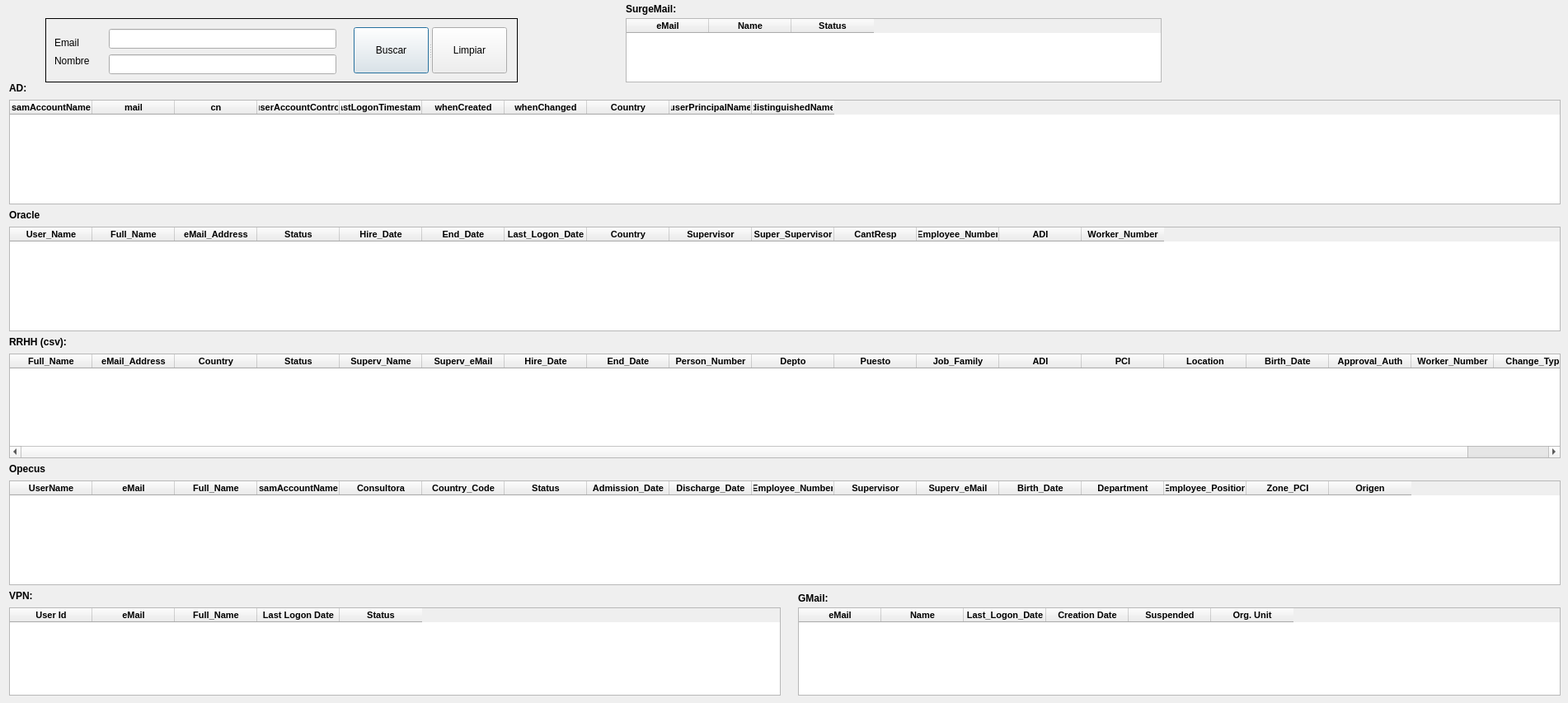
    <widget class="QWidget" name="tab1">
     <attribute name="title">
      <string>Users</string>
     </attribute>
     <widget class="QLabel" name="label_4">
      <property name="geometry">
       <rect>
        <x>11</x>
        <y>99</y>
        <width>55</width>
        <height>16</height>
       </rect>
      </property>
      <property name="font">
       <font>
        <pointsize>9</pointsize>
        <weight>75</weight>
        <bold>true</bold>
       </font>
      </property>
      <property name="text">
       <string>AD:</string>
      </property>
     </widget>
     <widget class="QTableWidget" name="tblAD">
      <property name="geometry">
       <rect>
        <x>11</x>
        <y>121</y>
        <width>1882</width>
        <height>127</height>
       </rect>
      </property>
      <property name="font">
       <font>
        <family>Yu Gothic UI Semibold</family>
        <pointsize>8</pointsize>
        <weight>75</weight>
        <bold>true</bold>
       </font>
      </property>
      <property name="lineWidth">
       <number>1</number>
      </property>
      <property name="sizeAdjustPolicy">
       <enum>QAbstractScrollArea::AdjustToContents</enum>
      </property>
      <property name="sortingEnabled">
       <bool>true</bool>
      </property>
      <property name="rowCount">
       <number>0</number>
      </property>
      <property name="columnCount">
       <number>10</number>
      </property>
      <attribute name="horizontalHeaderCascadingSectionResizes">
       <bool>false</bool>
      </attribute>
      <column>
       <property name="text">
        <string>samAccountName</string>
       </property>
       <property name="font">
        <font>
         <family>Segoe UI</family>
         <pointsize>8</pointsize>
         <weight>75</weight>
         <bold>true</bold>
        </font>
       </property>
      </column>
      <column>
       <property name="text">
        <string>mail</string>
       </property>
       <property name="font">
        <font>
         <family>Segoe UI</family>
         <pointsize>8</pointsize>
         <weight>75</weight>
         <bold>true</bold>
        </font>
       </property>
      </column>
      <column>
       <property name="text">
        <string>cn</string>
       </property>
       <property name="font">
        <font>
         <family>Segoe UI</family>
         <pointsize>8</pointsize>
         <weight>75</weight>
         <bold>true</bold>
        </font>
       </property>
      </column>
      <column>
       <property name="text">
        <string>userAccountControl</string>
       </property>
       <property name="font">
        <font>
         <family>Segoe UI</family>
         <pointsize>8</pointsize>
         <weight>75</weight>
         <bold>true</bold>
        </font>
       </property>
      </column>
      <column>
       <property name="text">
        <string>lastLogonTimestamp</string>
       </property>
       <property name="font">
        <font>
         <family>Segoe UI</family>
         <pointsize>8</pointsize>
         <weight>75</weight>
         <bold>true</bold>
        </font>
       </property>
      </column>
      <column>
       <property name="text">
        <string>whenCreated</string>
       </property>
       <property name="font">
        <font>
         <family>Segoe UI</family>
         <pointsize>8</pointsize>
         <weight>75</weight>
         <bold>true</bold>
        </font>
       </property>
      </column>
      <column>
       <property name="text">
        <string>whenChanged</string>
       </property>
       <property name="font">
        <font>
         <family>Segoe UI</family>
         <pointsize>8</pointsize>
         <weight>75</weight>
         <bold>true</bold>
        </font>
       </property>
      </column>
      <column>
       <property name="text">
        <string>Country</string>
       </property>
       <property name="font">
        <font>
         <family>Segoe UI</family>
         <pointsize>8</pointsize>
         <weight>75</weight>
         <bold>true</bold>
        </font>
       </property>
      </column>
      <column>
       <property name="text">
        <string>userPrincipalName</string>
       </property>
       <property name="font">
        <font>
         <family>Segoe UI</family>
         <pointsize>8</pointsize>
         <weight>75</weight>
         <bold>true</bold>
        </font>
       </property>
      </column>
      <column>
       <property name="text">
        <string>distinguishedName</string>
       </property>
       <property name="font">
        <font>
         <family>Segoe UI</family>
         <pointsize>8</pointsize>
         <weight>75</weight>
         <bold>true</bold>
        </font>
       </property>
      </column>
     </widget>
     <widget class="QTableWidget" name="tblOracle">
      <property name="geometry">
       <rect>
        <x>11</x>
        <y>275</y>
        <width>1882</width>
        <height>127</height>
       </rect>
      </property>
      <property name="font">
       <font>
        <family>Yu Gothic UI Semibold</family>
        <pointsize>8</pointsize>
        <weight>75</weight>
        <bold>true</bold>
       </font>
      </property>
      <property name="sizeAdjustPolicy">
       <enum>QAbstractScrollArea::AdjustToContents</enum>
      </property>
      <property name="sortingEnabled">
       <bool>true</bool>
      </property>
      <attribute name="horizontalHeaderCascadingSectionResizes">
       <bool>false</bool>
      </attribute>
      <attribute name="verticalHeaderCascadingSectionResizes">
       <bool>false</bool>
      </attribute>
      <attribute name="verticalHeaderShowSortIndicator" stdset="0">
       <bool>false</bool>
      </attribute>
      <attribute name="verticalHeaderStretchLastSection">
       <bool>false</bool>
      </attribute>
      <column>
       <property name="text">
        <string>User_Name</string>
       </property>
       <property name="font">
        <font>
         <family>Segoe UI</family>
         <pointsize>8</pointsize>
         <weight>75</weight>
         <bold>true</bold>
        </font>
       </property>
      </column>
      <column>
       <property name="text">
        <string>Full_Name</string>
       </property>
       <property name="font">
        <font>
         <family>Segoe UI</family>
         <pointsize>8</pointsize>
         <weight>75</weight>
         <bold>true</bold>
        </font>
       </property>
      </column>
      <column>
       <property name="text">
        <string>eMail_Address</string>
       </property>
       <property name="font">
        <font>
         <family>Segoe UI</family>
         <pointsize>8</pointsize>
         <weight>75</weight>
         <bold>true</bold>
        </font>
       </property>
      </column>
      <column>
       <property name="text">
        <string>Status</string>
       </property>
       <property name="font">
        <font>
         <family>Segoe UI</family>
         <pointsize>8</pointsize>
         <weight>75</weight>
         <bold>true</bold>
        </font>
       </property>
      </column>
      <column>
       <property name="text">
        <string>Hire_Date</string>
       </property>
       <property name="font">
        <font>
         <family>Segoe UI</family>
         <pointsize>8</pointsize>
         <weight>75</weight>
         <bold>true</bold>
        </font>
       </property>
      </column>
      <column>
       <property name="text">
        <string>End_Date</string>
       </property>
       <property name="font">
        <font>
         <family>Segoe UI</family>
         <pointsize>8</pointsize>
         <weight>75</weight>
         <bold>true</bold>
        </font>
       </property>
      </column>
      <column>
       <property name="text">
        <string>Last_Logon_Date</string>
       </property>
       <property name="font">
        <font>
         <family>Segoe UI</family>
         <pointsize>8</pointsize>
         <weight>75</weight>
         <bold>true</bold>
        </font>
       </property>
      </column>
      <column>
       <property name="text">
        <string>Country</string>
       </property>
       <property name="font">
        <font>
         <family>Segoe UI</family>
         <pointsize>8</pointsize>
         <weight>75</weight>
         <bold>true</bold>
        </font>
       </property>
      </column>
      <column>
       <property name="text">
        <string>Supervisor</string>
       </property>
       <property name="font">
        <font>
         <family>Segoe UI</family>
         <pointsize>8</pointsize>
         <weight>75</weight>
         <bold>true</bold>
        </font>
       </property>
      </column>
      <column>
       <property name="text">
        <string>Super_Supervisor</string>
       </property>
       <property name="font">
        <font>
         <family>Segoe UI</family>
         <pointsize>8</pointsize>
         <weight>75</weight>
         <bold>true</bold>
        </font>
       </property>
      </column>
      <column>
       <property name="text">
        <string>CantResp</string>
       </property>
       <property name="font">
        <font>
         <family>Segoe UI</family>
         <pointsize>8</pointsize>
         <weight>75</weight>
         <bold>true</bold>
        </font>
       </property>
      </column>
      <column>
       <property name="text">
        <string>Employee_Number</string>
       </property>
       <property name="font">
        <font>
         <family>Segoe UI</family>
         <pointsize>8</pointsize>
         <weight>75</weight>
         <bold>true</bold>
        </font>
       </property>
      </column>
      <column>
       <property name="text">
        <string>ADI</string>
       </property>
       <property name="font">
        <font>
         <family>Segoe UI</family>
         <pointsize>8</pointsize>
         <weight>75</weight>
         <bold>true</bold>
        </font>
       </property>
      </column>
      <column>
       <property name="text">
        <string>Worker_Number</string>
       </property>
       <property name="font">
        <font>
         <family>Segoe UI</family>
         <pointsize>8</pointsize>
         <weight>75</weight>
         <bold>true</bold>
        </font>
       </property>
      </column>
     </widget>
     <widget class="QLabel" name="label_5">
      <property name="geometry">
       <rect>
        <x>11</x>
        <y>253</y>
        <width>55</width>
        <height>16</height>
       </rect>
      </property>
      <property name="font">
       <font>
        <pointsize>9</pointsize>
        <weight>75</weight>
        <bold>true</bold>
       </font>
      </property>
      <property name="text">
       <string>Oracle</string>
      </property>
     </widget>
     <widget class="QLabel" name="label_6">
      <property name="geometry">
       <rect>
        <x>11</x>
        <y>561</y>
        <width>55</width>
        <height>16</height>
       </rect>
      </property>
      <property name="font">
       <font>
        <pointsize>9</pointsize>
        <weight>75</weight>
        <bold>true</bold>
       </font>
      </property>
      <property name="text">
       <string>Opecus</string>
      </property>
     </widget>
     <widget class="QTableWidget" name="tblOpecus">
      <property name="geometry">
       <rect>
        <x>11</x>
        <y>583</y>
        <width>1882</width>
        <height>127</height>
       </rect>
      </property>
      <property name="font">
       <font>
        <family>Yu Gothic UI Semibold</family>
        <pointsize>8</pointsize>
        <weight>75</weight>
        <bold>true</bold>
       </font>
      </property>
      <property name="sizeAdjustPolicy">
       <enum>QAbstractScrollArea::AdjustToContents</enum>
      </property>
      <property name="sortingEnabled">
       <bool>true</bool>
      </property>
      <column>
       <property name="text">
        <string>UserName</string>
       </property>
       <property name="font">
        <font>
         <family>Segoe UI</family>
         <pointsize>8</pointsize>
         <weight>75</weight>
         <bold>true</bold>
        </font>
       </property>
      </column>
      <column>
       <property name="text">
        <string>eMail</string>
       </property>
       <property name="font">
        <font>
         <family>Segoe UI</family>
         <pointsize>8</pointsize>
         <weight>75</weight>
         <bold>true</bold>
        </font>
       </property>
      </column>
      <column>
       <property name="text">
        <string>Full_Name</string>
       </property>
       <property name="font">
        <font>
         <family>Segoe UI</family>
         <pointsize>8</pointsize>
         <weight>75</weight>
         <bold>true</bold>
        </font>
       </property>
      </column>
      <column>
       <property name="text">
        <string>samAccountName</string>
       </property>
       <property name="font">
        <font>
         <family>Segoe UI</family>
         <pointsize>8</pointsize>
         <weight>75</weight>
         <bold>true</bold>
        </font>
       </property>
      </column>
      <column>
       <property name="text">
        <string>Consultora</string>
       </property>
       <property name="font">
        <font>
         <family>Segoe UI</family>
         <pointsize>8</pointsize>
         <weight>75</weight>
         <bold>true</bold>
        </font>
       </property>
      </column>
      <column>
       <property name="text">
        <string>Country_Code</string>
       </property>
       <property name="font">
        <font>
         <family>Segoe UI</family>
         <pointsize>8</pointsize>
         <weight>75</weight>
         <bold>true</bold>
        </font>
       </property>
      </column>
      <column>
       <property name="text">
        <string>Status</string>
       </property>
       <property name="font">
        <font>
         <family>Segoe UI</family>
         <pointsize>8</pointsize>
         <weight>75</weight>
         <bold>true</bold>
        </font>
       </property>
      </column>
      <column>
       <property name="text">
        <string>Admission_Date</string>
       </property>
       <property name="font">
        <font>
         <family>Segoe UI</family>
         <pointsize>8</pointsize>
         <weight>75</weight>
         <bold>true</bold>
        </font>
       </property>
      </column>
      <column>
       <property name="text">
        <string>Discharge_Date</string>
       </property>
       <property name="font">
        <font>
         <family>Segoe UI</family>
         <pointsize>8</pointsize>
         <weight>75</weight>
         <bold>true</bold>
        </font>
       </property>
      </column>
      <column>
       <property name="text">
        <string>Employee_Number</string>
       </property>
       <property name="font">
        <font>
         <family>Segoe UI</family>
         <pointsize>8</pointsize>
         <weight>75</weight>
         <bold>true</bold>
        </font>
       </property>
      </column>
      <column>
       <property name="text">
        <string>Supervisor</string>
       </property>
       <property name="font">
        <font>
         <family>Segoe UI</family>
         <pointsize>8</pointsize>
         <weight>75</weight>
         <bold>true</bold>
        </font>
       </property>
      </column>
      <column>
       <property name="text">
        <string>Superv_eMail</string>
       </property>
       <property name="font">
        <font>
         <family>Segoe UI</family>
         <pointsize>8</pointsize>
         <weight>75</weight>
         <bold>true</bold>
        </font>
       </property>
      </column>
      <column>
       <property name="text">
        <string>Birth_Date</string>
       </property>
       <property name="font">
        <font>
         <family>Segoe UI</family>
         <pointsize>8</pointsize>
         <weight>75</weight>
         <bold>true</bold>
        </font>
       </property>
      </column>
      <column>
       <property name="text">
        <string>Department</string>
       </property>
       <property name="font">
        <font>
         <family>Segoe UI</family>
         <pointsize>8</pointsize>
         <weight>75</weight>
         <bold>true</bold>
        </font>
       </property>
      </column>
      <column>
       <property name="text">
        <string>Employee_Position</string>
       </property>
       <property name="font">
        <font>
         <family>Segoe UI</family>
         <pointsize>8</pointsize>
         <weight>75</weight>
         <bold>true</bold>
        </font>
       </property>
      </column>
      <column>
       <property name="text">
        <string>Zone_PCI</string>
       </property>
       <property name="font">
        <font>
         <family>Segoe UI</family>
         <pointsize>8</pointsize>
         <weight>75</weight>
         <bold>true</bold>
        </font>
       </property>
      </column>
      <column>
       <property name="text">
        <string>Origen</string>
       </property>
       <property name="font">
        <font>
         <family>Segoe UI</family>
         <pointsize>8</pointsize>
         <weight>75</weight>
         <bold>true</bold>
        </font>
       </property>
      </column>
     </widget>
     <widget class="QLabel" name="label_7">
      <property name="geometry">
       <rect>
        <x>11</x>
        <y>407</y>
        <width>89</width>
        <height>16</height>
       </rect>
      </property>
      <property name="font">
       <font>
        <pointsize>9</pointsize>
        <weight>75</weight>
        <bold>true</bold>
       </font>
      </property>
      <property name="text">
       <string>RRHH (csv):</string>
      </property>
     </widget>
     <widget class="QTableWidget" name="tblCSV">
      <property name="geometry">
       <rect>
        <x>11</x>
        <y>429</y>
        <width>1882</width>
        <height>127</height>
       </rect>
      </property>
      <property name="font">
       <font>
        <family>Yu Gothic UI Semibold</family>
        <pointsize>8</pointsize>
        <weight>75</weight>
        <bold>true</bold>
       </font>
      </property>
      <property name="sizeAdjustPolicy">
       <enum>QAbstractScrollArea::AdjustToContents</enum>
      </property>
      <property name="sortingEnabled">
       <bool>true</bool>
      </property>
      <attribute name="horizontalHeaderShowSortIndicator" stdset="0">
       <bool>true</bool>
      </attribute>
      <column>
       <property name="text">
        <string>Full_Name</string>
       </property>
       <property name="font">
        <font>
         <family>Segoe UI</family>
         <pointsize>8</pointsize>
         <weight>75</weight>
         <bold>true</bold>
        </font>
       </property>
      </column>
      <column>
       <property name="text">
        <string>eMail_Address</string>
       </property>
       <property name="font">
        <font>
         <family>Segoe UI</family>
         <pointsize>8</pointsize>
         <weight>75</weight>
         <bold>true</bold>
        </font>
       </property>
      </column>
      <column>
       <property name="text">
        <string>Country</string>
       </property>
       <property name="font">
        <font>
         <family>Segoe UI</family>
         <pointsize>8</pointsize>
         <weight>75</weight>
         <bold>true</bold>
        </font>
       </property>
      </column>
      <column>
       <property name="text">
        <string>Status</string>
       </property>
       <property name="font">
        <font>
         <family>Segoe UI</family>
         <pointsize>8</pointsize>
         <weight>75</weight>
         <bold>true</bold>
        </font>
       </property>
      </column>
      <column>
       <property name="text">
        <string>Superv_Name</string>
       </property>
       <property name="font">
        <font>
         <family>Segoe UI</family>
         <pointsize>8</pointsize>
         <weight>75</weight>
         <bold>true</bold>
        </font>
       </property>
      </column>
      <column>
       <property name="text">
        <string>Superv_eMail</string>
       </property>
       <property name="font">
        <font>
         <family>Segoe UI</family>
         <pointsize>8</pointsize>
         <weight>75</weight>
         <bold>true</bold>
        </font>
       </property>
      </column>
      <column>
       <property name="text">
        <string>Hire_Date</string>
       </property>
       <property name="font">
        <font>
         <family>Segoe UI</family>
         <pointsize>8</pointsize>
         <weight>75</weight>
         <bold>true</bold>
        </font>
       </property>
      </column>
      <column>
       <property name="text">
        <string>End_Date</string>
       </property>
       <property name="font">
        <font>
         <family>Segoe UI</family>
         <pointsize>8</pointsize>
         <weight>75</weight>
         <bold>true</bold>
        </font>
       </property>
      </column>
      <column>
       <property name="text">
        <string>Person_Number</string>
       </property>
       <property name="font">
        <font>
         <family>Segoe UI</family>
         <pointsize>8</pointsize>
         <weight>75</weight>
         <bold>true</bold>
        </font>
       </property>
      </column>
      <column>
       <property name="text">
        <string>Depto</string>
       </property>
       <property name="font">
        <font>
         <family>Segoe UI</family>
         <pointsize>8</pointsize>
         <weight>75</weight>
         <bold>true</bold>
        </font>
       </property>
      </column>
      <column>
       <property name="text">
        <string>Puesto</string>
       </property>
       <property name="font">
        <font>
         <family>Segoe UI</family>
         <pointsize>8</pointsize>
         <weight>75</weight>
         <bold>true</bold>
        </font>
       </property>
      </column>
      <column>
       <property name="text">
        <string>Job_Family</string>
       </property>
       <property name="font">
        <font>
         <family>Segoe UI</family>
         <pointsize>8</pointsize>
         <weight>75</weight>
         <bold>true</bold>
        </font>
       </property>
      </column>
      <column>
       <property name="text">
        <string>ADI</string>
       </property>
       <property name="font">
        <font>
         <family>Segoe UI</family>
         <pointsize>8</pointsize>
         <weight>75</weight>
         <bold>true</bold>
        </font>
       </property>
      </column>
      <column>
       <property name="text">
        <string>PCI</string>
       </property>
       <property name="font">
        <font>
         <family>Segoe UI</family>
         <pointsize>8</pointsize>
         <weight>75</weight>
         <bold>true</bold>
        </font>
       </property>
      </column>
      <column>
       <property name="text">
        <string>Location</string>
       </property>
       <property name="font">
        <font>
         <family>Segoe UI</family>
         <pointsize>8</pointsize>
         <weight>75</weight>
         <bold>true</bold>
        </font>
       </property>
      </column>
      <column>
       <property name="text">
        <string>Birth_Date</string>
       </property>
       <property name="font">
        <font>
         <family>Segoe UI</family>
         <pointsize>8</pointsize>
         <weight>75</weight>
         <bold>true</bold>
        </font>
       </property>
      </column>
      <column>
       <property name="text">
        <string>Approval_Auth</string>
       </property>
       <property name="font">
        <font>
         <family>Segoe UI</family>
         <pointsize>8</pointsize>
         <weight>75</weight>
         <bold>true</bold>
        </font>
       </property>
      </column>
      <column>
       <property name="text">
        <string>Worker_Number</string>
       </property>
       <property name="font">
        <font>
         <family>Segoe UI</family>
         <pointsize>8</pointsize>
         <weight>75</weight>
         <bold>true</bold>
        </font>
       </property>
      </column>
      <column>
       <property name="text">
        <string>Change_Type</string>
       </property>
       <property name="font">
        <font>
         <family>Segoe UI</family>
         <pointsize>8</pointsize>
         <weight>75</weight>
         <bold>true</bold>
        </font>
       </property>
      </column>
     </widget>
     <widget class="QFrame" name="frame">
      <property name="geometry">
       <rect>
        <x>55</x>
        <y>22</y>
        <width>573</width>
        <height>78</height>
       </rect>
      </property>
      <property name="frameShape">
       <enum>QFrame::Panel</enum>
      </property>
      <property name="frameShadow">
       <enum>QFrame::Plain</enum>
      </property>
      <widget class="QLabel" name="label">
       <property name="geometry">
        <rect>
         <x>11</x>
         <y>22</y>
         <width>45</width>
         <height>16</height>
        </rect>
       </property>
       <property name="text">
        <string>Email</string>
       </property>
      </widget>
      <widget class="QLabel" name="label_2">
       <property name="geometry">
        <rect>
         <x>11</x>
         <y>44</y>
         <width>56</width>
         <height>16</height>
        </rect>
       </property>
       <property name="text">
        <string>Nombre</string>
       </property>
      </widget>
      <widget class="QLineEdit" name="txteMail">
       <property name="geometry">
        <rect>
         <x>77</x>
         <y>13</y>
         <width>276</width>
         <height>24</height>
        </rect>
       </property>
       <property name="maxLength">
        <number>240</number>
       </property>
      </widget>
      <widget class="QLineEdit" name="txtName">
       <property name="geometry">
        <rect>
         <x>77</x>
         <y>44</y>
         <width>276</width>
         <height>24</height>
        </rect>
       </property>
       <property name="maxLength">
        <number>240</number>
       </property>
      </widget>
      <widget class="QSplitter" name="splitter">
       <property name="geometry">
        <rect>
         <x>374</x>
         <y>11</y>
         <width>186</width>
         <height>56</height>
        </rect>
       </property>
       <property name="orientation">
        <enum>Qt::Horizontal</enum>
       </property>
       <widget class="QPushButton" name="btnBuscar">
        <property name="text">
         <string>Buscar</string>
        </property>
        <property name="autoDefault">
         <bool>true</bool>
        </property>
        <property name="default">
         <bool>true</bool>
        </property>
       </widget>
       <widget class="QPushButton" name="pushButton">
        <property name="text">
         <string>Limpiar</string>
        </property>
       </widget>
      </widget>
     </widget>
     <widget class="QLabel" name="label_12">
      <property name="geometry">
       <rect>
        <x>11</x>
        <y>715</y>
        <width>55</width>
        <height>16</height>
       </rect>
      </property>
      <property name="font">
       <font>
        <pointsize>9</pointsize>
        <weight>75</weight>
        <bold>true</bold>
       </font>
      </property>
      <property name="text">
       <string>VPN:</string>
      </property>
     </widget>
     <widget class="QTableWidget" name="tblVPN">
      <property name="geometry">
       <rect>
        <x>11</x>
        <y>737</y>
        <width>936</width>
        <height>107</height>
       </rect>
      </property>
      <property name="font">
       <font>
        <family>Yu Gothic UI Semibold</family>
        <pointsize>8</pointsize>
        <weight>75</weight>
        <bold>true</bold>
       </font>
      </property>
      <property name="sizeAdjustPolicy">
       <enum>QAbstractScrollArea::AdjustToContents</enum>
      </property>
      <property name="sortingEnabled">
       <bool>true</bool>
      </property>
      <column>
       <property name="text">
        <string>User Id</string>
       </property>
       <property name="font">
        <font>
         <family>Segoe UI</family>
         <pointsize>8</pointsize>
         <weight>75</weight>
         <bold>true</bold>
        </font>
       </property>
      </column>
      <column>
       <property name="text">
        <string>eMail</string>
       </property>
       <property name="font">
        <font>
         <family>Segoe UI</family>
         <pointsize>8</pointsize>
         <weight>75</weight>
         <bold>true</bold>
        </font>
       </property>
      </column>
      <column>
       <property name="text">
        <string>Full_Name</string>
       </property>
       <property name="font">
        <font>
         <family>Segoe UI</family>
         <pointsize>8</pointsize>
         <weight>75</weight>
         <bold>true</bold>
        </font>
       </property>
      </column>
      <column>
       <property name="text">
        <string>Last Logon Date</string>
       </property>
       <property name="font">
        <font>
         <family>Segoe UI</family>
         <pointsize>8</pointsize>
         <weight>75</weight>
         <bold>true</bold>
        </font>
       </property>
      </column>
      <column>
       <property name="text">
        <string>Status</string>
       </property>
       <property name="font">
        <font>
         <family>Segoe UI</family>
         <pointsize>8</pointsize>
         <weight>75</weight>
         <bold>true</bold>
        </font>
       </property>
      </column>
     </widget>
     <widget class="QTableWidget" name="tblSurge">
      <property name="geometry">
       <rect>
        <x>759</x>
        <y>22</y>
        <width>650</width>
        <height>78</height>
       </rect>
      </property>
      <property name="font">
       <font>
        <family>Yu Gothic UI Semibold</family>
        <pointsize>8</pointsize>
        <weight>75</weight>
        <bold>true</bold>
       </font>
      </property>
      <column>
       <property name="text">
        <string>eMail</string>
       </property>
       <property name="font">
        <font>
         <family>Segoe UI</family>
         <pointsize>8</pointsize>
         <weight>75</weight>
         <bold>true</bold>
        </font>
       </property>
      </column>
      <column>
       <property name="text">
        <string>Name</string>
       </property>
       <property name="font">
        <font>
         <family>Segoe UI</family>
         <pointsize>8</pointsize>
         <weight>75</weight>
         <bold>true</bold>
        </font>
       </property>
      </column>
      <column>
       <property name="text">
        <string>Status</string>
       </property>
       <property name="font">
        <font>
         <family>Segoe UI</family>
         <pointsize>8</pointsize>
         <weight>75</weight>
         <bold>true</bold>
        </font>
       </property>
      </column>
     </widget>
     <widget class="QLabel" name="label_14">
      <property name="geometry">
       <rect>
        <x>759</x>
        <y>0</y>
        <width>100</width>
        <height>21</height>
       </rect>
      </property>
      <property name="font">
       <font>
        <pointsize>9</pointsize>
        <weight>75</weight>
        <bold>true</bold>
       </font>
      </property>
      <property name="text">
       <string>SurgeMail:</string>
      </property>
     </widget>
     <widget class="QTableWidget" name="tblGMail">
      <property name="geometry">
       <rect>
        <x>968</x>
        <y>737</y>
        <width>925</width>
        <height>107</height>
       </rect>
      </property>
      <property name="font">
       <font>
        <family>Yu Gothic UI Semibold</family>
        <pointsize>8</pointsize>
        <weight>75</weight>
        <bold>true</bold>
       </font>
      </property>
      <column>
       <property name="text">
        <string>eMail</string>
       </property>
       <property name="font">
        <font>
         <family>Segoe UI</family>
         <pointsize>8</pointsize>
         <weight>75</weight>
         <bold>true</bold>
        </font>
       </property>
      </column>
      <column>
       <property name="text">
        <string>Name</string>
       </property>
       <property name="font">
        <font>
         <family>Segoe UI</family>
         <pointsize>8</pointsize>
         <weight>75</weight>
         <bold>true</bold>
        </font>
       </property>
      </column>
      <column>
       <property name="text">
        <string>Last_Logon_Date</string>
       </property>
       <property name="font">
        <font>
         <family>Segoe UI</family>
         <pointsize>8</pointsize>
         <weight>75</weight>
         <bold>true</bold>
        </font>
       </property>
      </column>
      <column>
       <property name="text">
        <string>Creation Date</string>
       </property>
       <property name="font">
        <font>
         <family>Segoe UI</family>
         <pointsize>8</pointsize>
         <weight>75</weight>
         <bold>true</bold>
        </font>
       </property>
      </column>
      <column>
       <property name="text">
        <string>Suspended</string>
       </property>
       <property name="font">
        <font>
         <family>Segoe UI</family>
         <pointsize>8</pointsize>
         <weight>75</weight>
         <bold>true</bold>
        </font>
       </property>
      </column>
      <column>
       <property name="text">
        <string>Org. Unit</string>
       </property>
       <property name="font">
        <font>
         <family>Segoe UI</family>
         <pointsize>8</pointsize>
         <weight>75</weight>
         <bold>true</bold>
        </font>
       </property>
      </column>
     </widget>
     <widget class="QLabel" name="label_15">
      <property name="geometry">
       <rect>
        <x>968</x>
        <y>715</y>
        <width>100</width>
        <height>21</height>
       </rect>
      </property>
      <property name="font">
       <font>
        <pointsize>9</pointsize>
        <weight>75</weight>
        <bold>true</bold>
       </font>
      </property>
      <property name="text">
       <string>GMail:</string>
      </property>
     </widget>
     <zorder>label_4</zorder>
     <zorder>tblAD</zorder>
     <zorder>label_5</zorder>
     <zorder>tblOracle</zorder>
     <zorder>label_6</zorder>
     <zorder>tblOpecus</zorder>
     <zorder>tblCSV</zorder>
     <zorder>label_7</zorder>
     <zorder>frame</zorder>
     <zorder>label_12</zorder>
     <zorder>tblVPN</zorder>
     <zorder>tblSurge</zorder>
     <zorder>label_14</zorder>
     <zorder>tblGMail</zorder>
     <zorder>label_15</zorder>
    </widget>
